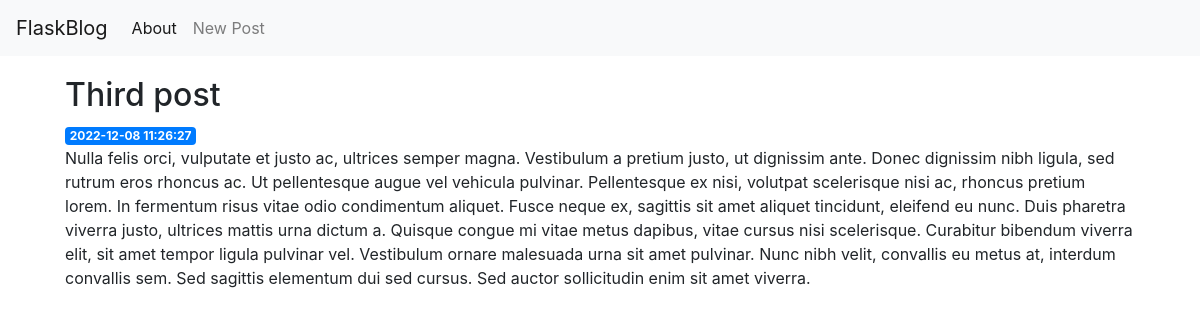
Page /3 on the committed database.
### tables this page shows
CREATE TABLE posts (
    id INTEGER PRIMARY KEY AUTOINCREMENT,
    created TIMESTAMP NOT NULL DEFAULT CURRENT_TIMESTAMP,
    title TEXT NOT NULL,
    content TEXT NOT NULL
);

### app.py (the view)
@app.route('/<int:post_id>')
def post(post_id):
    post = get_post(post_id)
    return render_template('post.html', post=post)

### app.py (called while the page is built)
def get_db_connection():
    conn = sqlite3.connect('database.db')
    conn.row_factory = sqlite3.Row
    return conn

def get_post(post_id):
    conn = get_db_connection()
    post = conn.execute('SELECT * FROM posts WHERE id = ?',
                        (post_id,)).fetchone()
    conn.close()
    if post is None:
        abort(404)
    return post

### templates/post.html
{% extends 'base.html' %}
{% block content %}
    <div class="post">
        <h2>{% block title %} {{ post['title'] }} {% endblock %}</h2>
        <span class="badge badge-primary">{{ post['created'] }}</span>
        <div class="content">
            <p>{{ post['content'] }}</p>
        </div>
    </div>
{% endblock %}

### static/css/style.css (style rules this page uses)
.post { padding: 20px; margin-bottom: 40px; }

### rows in the picture
posts: title "Third post", created "2022-12-08 11:26:27", content "Nulla felis orci, vulputate et justo ac, ultrices semper magna. Vestibulum a pretium justo, ut dignissim ante. Donec dignissim nibh ligula, sed rutrum eros rhoncus ac. Ut pellentesque augue vel vehicula pulvinar. Pellentesque ex nisi, volutpat scelerisque nisi ac, rhoncus pretium lorem. In fermentum risus vitae odio condimentum aliquet. Fusce neque ex, sagittis sit amet aliquet tincidunt, eleifend eu nunc. Duis pharetra viverra justo, ultrices mattis urna dictum a. Quisque congue mi vitae metus dapibus, vitae cursus nisi scelerisque. Curabitur bibendum viverra elit, sit amet tempor ligula pulvinar vel. Vestibulum ornare malesuada urna sit amet pulvinar. Nunc nibh velit, convallis eu metus…"
